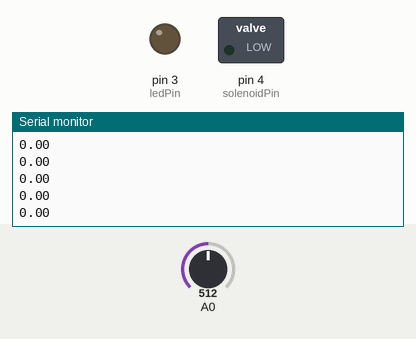
This sketch was run on a simulated Arduino Uno, built with avr-gcc and run on an emulated ATmega328P. Shown: switched loads named in the sketch (green lamp = pin HIGH), output pins drawn as LEDs (lit = HIGH), the last lines printed to the serial monitor. Inputs (shaded band) come from the test bench; at power-on: A0 = 512.

Above: at 1.2 s.
1.3 s: A0 set to 805
At 1.32 s:
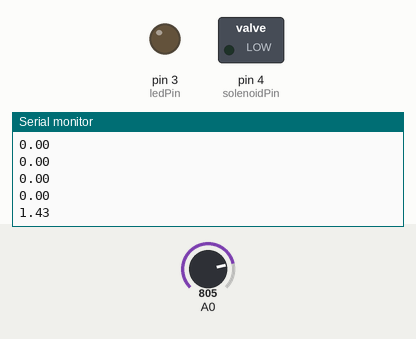
2.8 s: A0 set to 828
At 2.82 s:
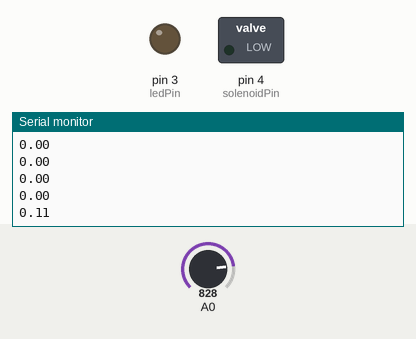
4.3 s: A0 set to 539
At 4.32 s:
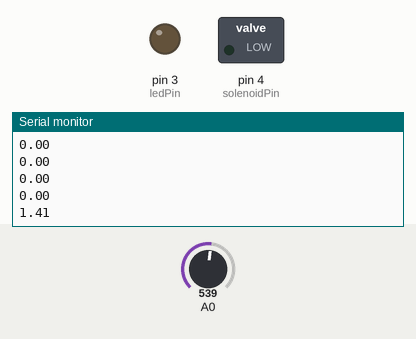
5.8 s: A0 set to 508
At 5.82 s:
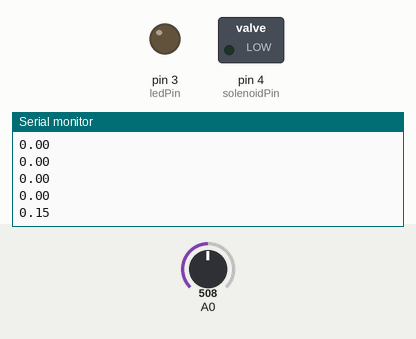
7.3 s: A0 set to 215
At 7.37 s:
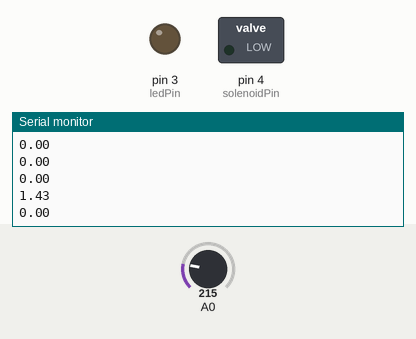
8.8 s: A0 set to 193
At 8.87 s:
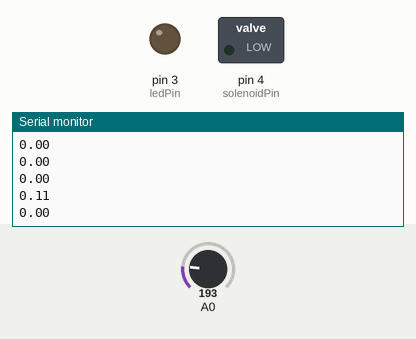
Timing chart, 0 to 11.3 s (numbered marks = the images above; inputs shaded):
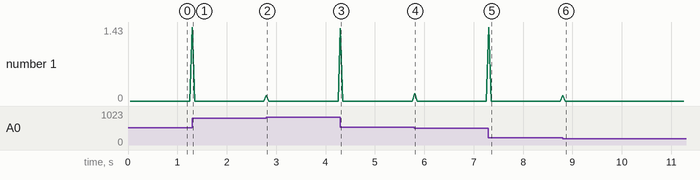

Measured:
- after the input at 1.3 s, the serial monitor: prints a new line at once (image 1)
- after the input at 2.8 s, the serial monitor: prints a new line at once (image 2)
- after the input at 4.3 s, the serial monitor: prints a new line at once (image 3)
- after the input at 5.8 s, the serial monitor: prints a new line at once (image 4)
- after the input at 7.3 s, the serial monitor: prints a new line at once (image 5)
- after the input at 8.8 s, the serial monitor: prints a new line at once (image 6)

The sketch:

testMicrophone.ino
```cpp
/*
   The Circuit:
   Connect AUD to analog input 0
   Connect GND to GND
   Connect VCC to 3.3V (3.3V yields the best results)

    To adjust when the LED turns on based on audio input:
    Open up the serial com port (Top right hand corner of the Arduino IDE)
    It looks like a magnifying glass. Perform several experiments
    clapping, snapping, blowing, door slamming, knocking etc and see where the
    resting noise level is and where the loud noises are. Adjust the if statement
    according to your findings.

    You can also adjust how long you take samples for by updating the "SampleWindow"

   This code has been adapted from the
   Example Sound Level Sketch for the
   Adafruit Microphone Amplifier

*/

const int sampleWindow = 50; // Sample window width in mS (250 mS = 4Hz)
unsigned int knock;
int ledPin = 3; //
int solenoidPin = 4;
float voltage = 5.0;
float voltsThres = 1.5;


void setup()
{
  Serial.begin(9600);
  pinMode(ledPin, OUTPUT);
  pinMode(solenoidPin, OUTPUT);
}

void loop()
{
  unsigned long start = millis(); // Start of sample window
  unsigned int peakToPeak = 0;   // peak-to-peak level

  unsigned int signalMax = 0;
  unsigned int signalMin = 1024;

  while (millis() - start < sampleWindow)
  {
    knock = analogRead(0);
    if (knock < 1024)  //This is the max of the 10-bit ADC so this loop will include all readings
    {
      if (knock > signalMax)
      {
        signalMax = knock;  // save just the max levels
      }
      else if (knock < signalMin)
      {
        signalMin = knock;  // save just the min levels
      }
    }
  }
  peakToPeak = signalMax - signalMin;  // max - min = peak-peak amplitude
  double volts = (peakToPeak * voltage) / 1024;  // convert to volts


  Serial.println(volts);
  if (volts >= voltsThres)
  {
    //turn on LED
    digitalWrite(ledPin, HIGH);
    digitalWrite(solenoidPin, HIGH);
    delay(50);
    digitalWrite(solenoidPin,LOW);
  }
  else
  {
    //turn LED off
    digitalWrite(ledPin, LOW);
    digitalWrite(solenoidPin, LOW);
  }
}
```
